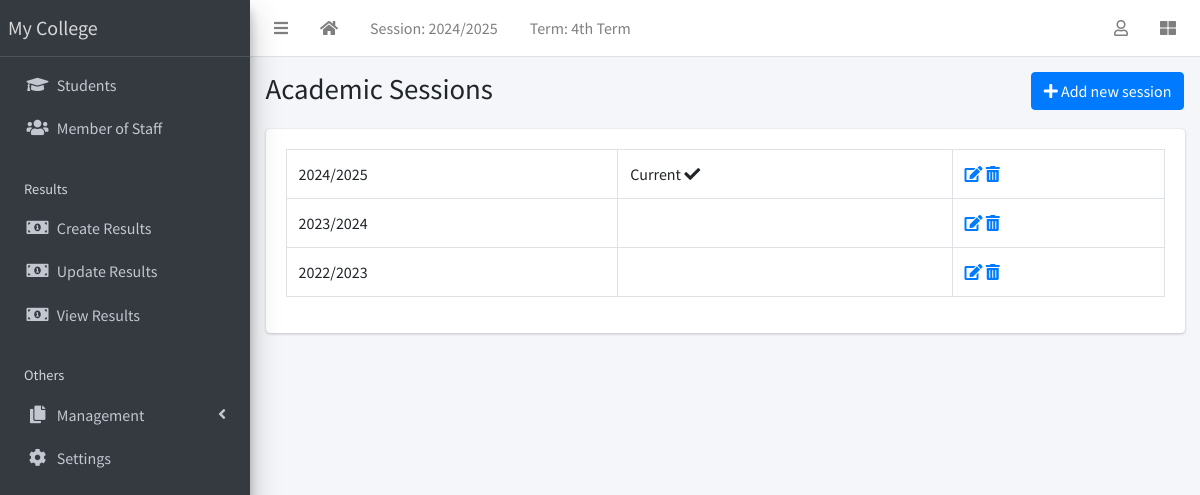
/session/list/ (signed in), run on the app's committed database.
### apps/corecode/models.py (models this page shows, shortened)
class AcademicSession(models.Model):
    name = models.CharField(max_length=200, unique=True)
    current = models.BooleanField(default=True)
    class Meta:
        ordering = ["-name"]
    def __str__(self):
        return self.name

class AcademicTerm(models.Model):
    name = models.CharField(max_length=20, unique=True)
    current = models.BooleanField(default=True)
    class Meta:
        ordering = ["name"]

### apps/corecode/views.py (the view)
# urls.py: path("session/list/", SessionListView.as_view(), name="sessions"),
class SessionListView(LoginRequiredMixin, SuccessMessageMixin, ListView):
    model = AcademicSession
    template_name = "corecode/session_list.html"
    def get_context_data(self, **kwargs):
        context = super().get_context_data(**kwargs)
        context["form"] = AcademicSessionForm()
        return context

### apps/corecode/context_processors.py (called while the page is built)
def site_defaults(request):
    current_session = AcademicSession.objects.get(current=True)
    current_term = AcademicTerm.objects.get(current=True)
    vals = SiteConfig.objects.all()
    contexts = {
        "current_session": current_session.name,
        "current_term": current_term.name,
    }
    for val in vals:
        contexts[val.key] = val.value
    return contexts

### apps/corecode/templates/corecode/session_list.html (shortened to what this page needs)
{% extends 'base.html' %}
{% load widget_tweaks %}
{% block title %}
Academic Sessions
{% endblock title %}
{% block breadcrumb %}
  <a class="btn btn-primary" href="#" data-toggle="modal" data-target="#modal1">
    <i class="fa fa-plus"></i>
    Add new session
  </a>
{% endblock breadcrumb %}
{% block content %}
  <div class="row">
    <div class="col-sm-12">
        <table class="table table-bordered">
          <tbody>
            {% for object in object_list %}
            <tr>
              <td>{{ object }}</td>
              <td>
                {% if object.current == True %}
                  Current <i class="fa fa-check"></i>
                {% endif %}
              </td>
              <td><a href="{% url 'session-update' object.id %}"><i
                    class="fa fa-edit"></i></a> <a
                  href="{% url 'session-delete' object.id %}"><i
                    class="fa fa-trash-alt"></i></a></td>
            </tr>
            {% endfor %}
          </tbody>
        </table>
    </div>
  </div>
{% endblock content %}

### templates/base.html (shortened to what this page needs)
{% load static %}
<!DOCTYPE html>
<html lang="en">
<head>
  <link rel="stylesheet" href="{% static 'plugins/fontawesome-free/css/all.min.css' %}">
  <link rel="stylesheet" href="{% static 'plugins/toastr/toastr.min.css' %}">
  <link rel="stylesheet"
    href="{% static 'plugins/overlayScrollbars/css/OverlayScrollbars.min.css' %}">
  <link rel="stylesheet" href="{% static 'plugins/Datatables/datatables.min.css' %}" />
  <link rel="stylesheet" href="{% static 'dist/css/adminlte.min.css' %}">
</head>
<body
  class="hold-transition sidebar-mini layout-fixed layout-navbar-fixed layout-footer-fixed">
  <div class="wrapper">
    <nav class="main-header navbar navbar-expand navbar-white navbar-light">
      <ul class="navbar-nav">
        <li class="nav-item">
          <a class="nav-link" data-widget="pushmenu" href="#" role="button"><i
              class="fas fa-bars"></i></a>
        </li>
        <li class="nav-item d-none d-sm-inline-block">
          <a href="{% url 'home' %} " class="nav-link"><i class="fa fa-home"></i></a>
        </li>
        <li class="nav-item d-none d-sm-inline-block">
          <a href="{% url 'current-session' %}" class="nav-link">Session: {{ current_session }}</a>
        </li>
        <li class="nav-item d-none d-sm-inline-block">
          <a href="{% url 'current-session' %}" class="nav-link">Term: {{ current_term }}</a>
        </li>
      </ul>
      <ul class="navbar-nav ml-auto">
        <li class="nav-item dropdown">
          <a class="nav-link" data-toggle="dropdown" href="#">
            <i class="far fa-user"></i>
          </a>
        </li>
        <li class="nav-item">
          <a class="nav-link" data-widget="control-sidebar" data-slide="true"
            href="#" role="button"><i class="fas fa-th-large"></i></a>
        </li>
      </ul>
    </nav>
    <aside class="main-sidebar sidebar-dark-primary elevation-4">
      <a href="{% url 'home' %}" class="brand-link">My College</a>
      <div class="sidebar">
        <nav class="mt-2">
          <ul class="nav nav-pills nav-sidebar flex-column"
            data-widget="treeview" role="menu" data-accordion="false">
            <li class="nav-item">
              <a href="{% url 'student-list' %}" class="nav-link">
                <i class="nav-icon fas fa-graduation-cap"></i>
                <p>
                  Students
                </p>
              </a>
            </li>
            <li class="nav-item">
              <a href="{% url 'staff-list' %}" class="nav-link">
                <i class="nav-icon fas fa-users"></i>
                <p>
                  Member of Staff
                </p>
              </a>
            </li>
            <li class="nav-header">Results</li>
            <li class="nav-item">
              <a href="{% url 'create-result' %}" class="nav-link">
                <i class="nav-icon fas fa-money-bill-alt"></i>
                <p>
                  Create Results
                </p>
              </a>
            </li>
            <li class="nav-item">
              <a href="{% url 'edit-results' %}" class="nav-link">
                <i class="nav-icon fas fa-money-bill-alt"></i>
                <p>
                  Update Results
                </p>
              </a>
            </li>
            <li class="nav-item">
              <a href="{% url 'view-results' %}" class="nav-link">
                <i class="nav-icon fas fa-money-bill-alt"></i>
                <p>
                  View Results
                </p>
              </a>
            </li>
            <li class="nav-header">Others</li>
            <li class="nav-item has-treeview">
              <a href="#" class="nav-link">
                <i class="nav-icon fas fa-copy"></i>
                <p>
                  Management
                  <i class="fas fa-angle-left right"></i>
                </p>
              </a>
            </li>
            <li class="nav-item">
              <a href="{% url 'configs' %}" class="nav-link">
                <i class="nav-icon fas fa-cog"></i>
                <p>
                  Settings
                </p>
              </a>
            </li>
          </ul>
        </nav>
      </div>
    </aside>
    <div class="content-wrapper">
      <section class="content-header">
        <div class="container-fluid">
          <div class="row mb-1">
            <div class="col-sm-8">
              <h1>{% block title %}{% endblock title %}</h1>
            </div>
            <div class="col-sm-4">
              <ol class="breadcrumb float-sm-right">
                <li class="breadcrumb-item">{% block breadcrumb %}{% endblock breadcrumb %}</li>
              </ol>
            </div>
          </div>
        </div>
      </section>
      <section class="content">
        <div class="container-fluid">
          <div class="row">
            <div class="col-md-12">
              {% block fullcard %}
              <div class="card">
                <div class="card-body">
                  <div class="row">
                    <div class="col">
                      {% block content %}
                      {% endblock content %}
                    </div>
                  </div>
                </div>
              </div>
              {% endblock fullcard %}
            </div>
          </div>
        </div>
      </section>
    </div>
  </div>
</body>
</html>

### data on the page
AcademicSession: name "2024/2025", current "Current"
AcademicTerm: name "4th Term"
AcademicSession: name "2023/2024"
AcademicSession: name "2022/2023"
